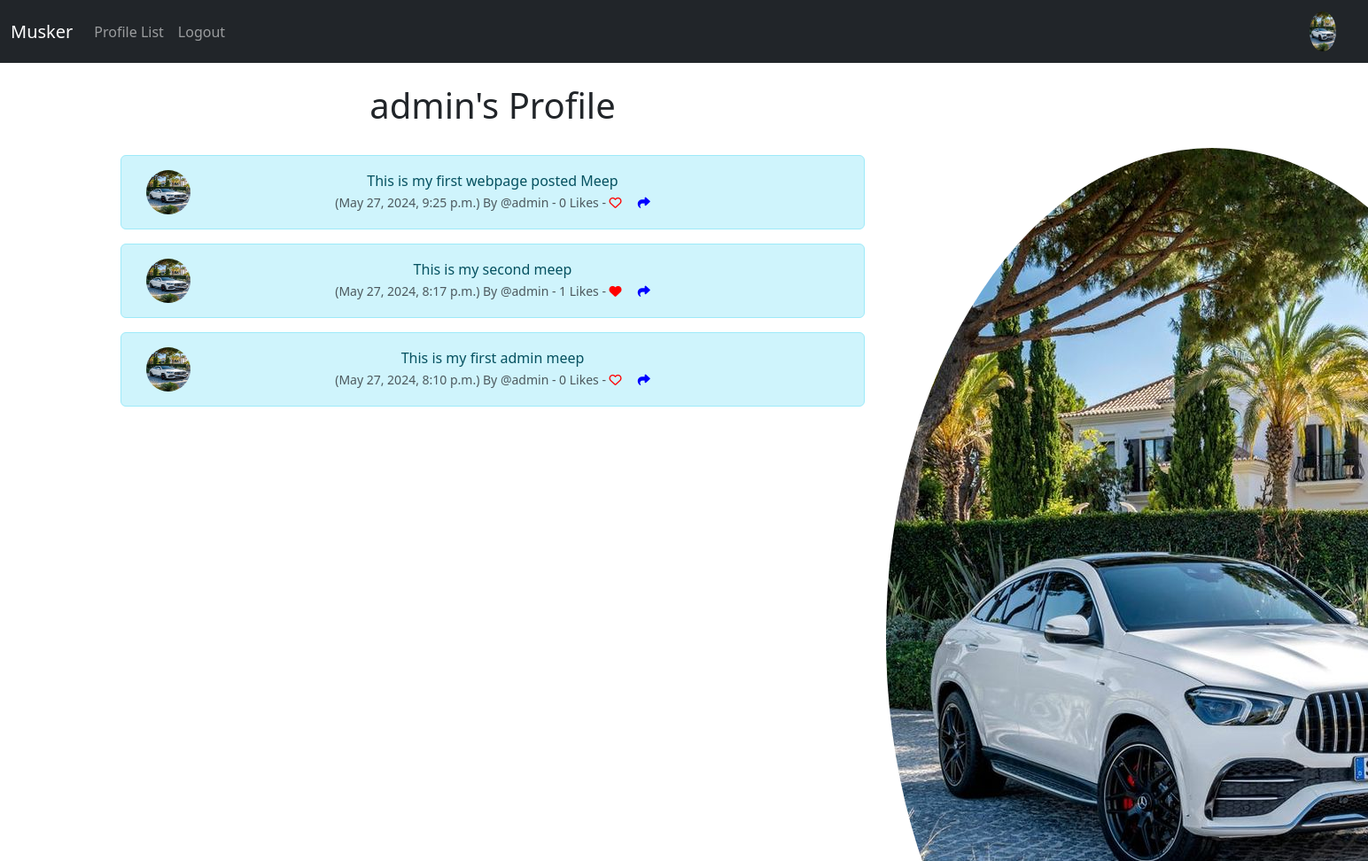
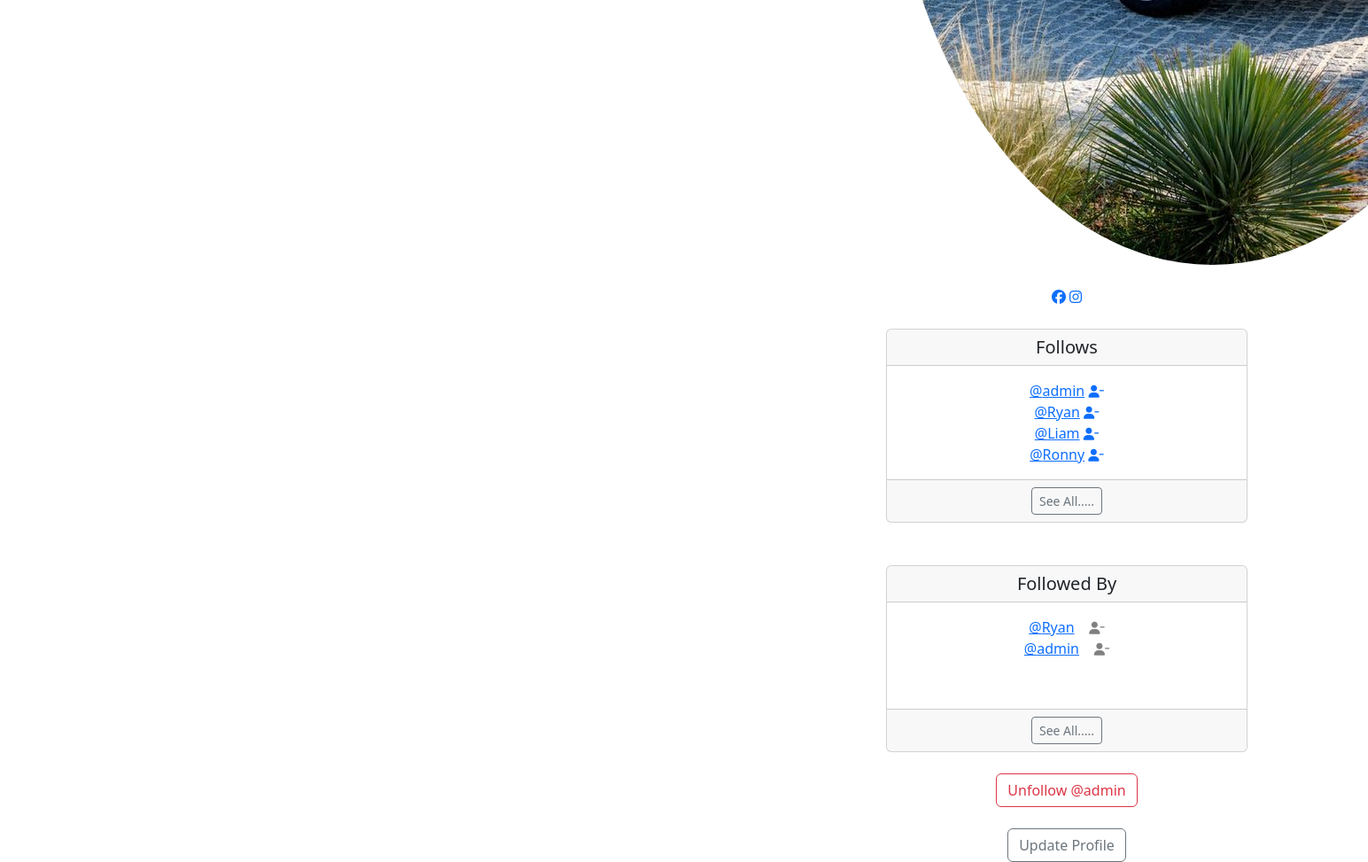
Screenshot of /profile/1 (signed in) with the database file from the repository (2 pictures, top to bottom).
### musker/models.py (models this page shows, shortened)
class Profile(models.Model):
    user = models.OneToOneField(User, on_delete=models.CASCADE)
    follows = models.ManyToManyField("self", related_name="followed_by", symmetrical=False, blank=True)
    date_modified = models.DateTimeField(User, auto_now=True)
    profile_image = models.ImageField(null=True, blank=True, upload_to="images/")
    profile_bio = models.CharField(null=True, blank=True, max_length=500)
    homepage_link = models.CharField(null=True, blank=True, max_length=100)
    facebook_link = models.CharField(null=True, blank=True, max_length=100)
    instagram_link = models.CharField(null=True, blank=True, max_length=100)
    linkedin_link = models.CharField(null=True, blank=True, max_length=100)
    def __str__(self):
        return self.user.username

class Meep(models.Model):
    user = models.ForeignKey(User, related_name="meeps", on_delete=models.DO_NOTHING)
    body = models.CharField(max_length=200)
    created_at = models.DateTimeField(auto_now_add=True)
    likes = models.ManyToManyField(User, related_name="meep_like", blank=True)
    def number_of_likes(self):
        return self.likes.count()

### musker/views.py (the view, shortened to what this page needs)
# urls.py: path('profile/<int:pk>', views.profile, name='profile'),
def profile(request, pk):
    if request.user.is_authenticated:
        profile = Profile.objects.get(user_id=pk)
        meeps = Meep.objects.filter(user=pk).order_by("-created_at")
        return render(request, "profile.html", {"profile":profile, "meeps":meeps})
    else:
        messages.success(request, ("You Must Be Logged in To View this Page"))
        return redirect('home')

### musker/templates/profile.html (shortened to what this page needs)
{% extends 'base.html' %}
{% load static %}
{% block content %}
{% if profile %}
    <div class="container text-center">
        <div class="row">
            <div class="col-8">
                <h1>{{ profile.user.username}}'s Profile</h1>
                <br>
                {% if meeps %}
                    {% for meep in meeps %}
                        <div class="alert alert-info" role="alert">
                            <div class="container">
                                <div class="row">
                                    <div class="col-1">
                                        {% if profile.profile_image %}
                                        <img src="{{ profile.profile_image.url }}" width=50 height=50 class="rounded-circle" alt="{{ profile.user.username}}">
                                        {% else %}
                                        <img src="{% static 'images/default_profile_pic.png' %}" width=50 height=50 class="rounded-circle" alt="{{ profile.user.username}}">
                                        {% endif %}
                                    </div>
                                    <div class="col-10">
                            {{ meep.body }}<br>
                            <small class="text-muted">
                                ({{ meep.created_at }}) By
                                @{{ meep.user.username }}
                                - {{ meep.number_of_likes }} Likes -
                                {% if user in meep.likes.all %}
                                <a href="{% url 'meep_like' meep.id %}"><i class="fa-solid fa-heart" style="color:red"></i></a>
                                {% else %}
                                <a href="{% url 'meep_like' meep.id %}"><i class="fa fa-heart-o" style="color:red"></i></a>
                                {% endif %}
                                <a href="{% url 'meep_share' meep.id %}"><i class="fa-solid fa-share" style="color:blue"></i></a>
                            </small>
                        </div><br><br>
                                   </div>
                                </div>
                            </div>
                    {% endfor %}
                {% endif %}
            </div>
            <div class="col-4">
                <br><br><br>
                {% if profile.profile_image %}
                <img src="{{ profile.profile_image.url }}" class="rounded-circle">
                <br><br>
                {% endif %}
                {% if profile.facebook_link %}
                    <a href="{{profile.facebook_link }}" target="new"><i class="fa-brands fa-facebook"></i></a>
                {% endif %}
                {% if profile.instagram_link %}
                    <a href="{{ profile.instagram_link }}" target="new"><i class="fa-brands fa-instagram"></i></a>
                {% endif %}
                <br><br>
                <div class="card">
                    <h5 class="card-header">Follows</h5>
                    <div class="card-body">
                      <p class="card-text"> {% for following in profile.follows.all %}
                        <a href="{% url 'profile' following.user.id %}">@{{ following }}</a>
                        <a href="{% url 'unfollow' following.user.id %}" ><i class="fa-solid fa-user-minus small"></i></a><br>
                    {% endfor %}</p>
                    </div>
                    <div class="card-footer">
                        <a href="{% url 'follows' profile.user.id %}" class="btn btn-sm btn-outline-secondary"  >See All.....</a>
                    </div>
                  </div>
                <br><br>
                <div class="card">
                    <h5 class="card-header">Followed By</h5>
                    <div class="card-body">
                      <p class="card-text">
                        {% for following in profile.followed_by.all %}
                        <a href="{% url 'profile' following.user.id %}">@{{ following }}</a>
                        {% if following in profile.follows.all %}
                        <a href="{% url 'follow' following.user.id %}"><i class="fa fa-user-minus small" style="color: gray;"></i></a>
                        {% else %}
                        <a href="{% url 'follow' following.user.id %}"><i class="fa fa-user-plus small" style="color: gray;"></i></a>
                        {% endif %}
                        <br>
                        {% endfor %}</p>
                        <br>
                    </div>
                    <div class="card-footer">
                        <a href="{% url 'followers' profile.user.id %}" class="btn btn-sm btn-outline-secondary"  >See All.....</a>
                    </div>
                </div>
                <br>
                <form method=POST>
                {% if profile in user.profile.follows.all %}
                    <button class="btn btn-outline-danger" name="follow" value="unfollow" type="submit">Unfollow @{{ profile.user.username }}</button>
                {% else %}
                    <button class="btn btn-outline-success" name="follow" value="follow" type="submit">follow @{{ profile.user.username }}</button>
                {% endif %}
                </form>
                <br>
                {% if request.user.id == profile.user.id %}
                    <a href="{% url 'update_user' %}" class="btn btn-outline-secondary">Update Profile</a>
                {% endif %}
            </div>
        </div>
    </div>
{% endif %}
{% endblock %}

### musker/templates/navbar.html (shortened to what this page needs)
{% load static %}
<nav class="navbar navbar-expand-lg navbar-dark bg-dark">
  <div class="container-fluid">
    <a class="navbar-brand" href="{% url 'home' %}">Musker</a>
    <div class="collapse navbar-collapse" id="navbarSupportedContent">
      <ul class="navbar-nav me-auto mb-2 mb-lg-0">
        <li class="nav-item">
          <a class="nav-link"
          href="{% url 'profile_list' %}">Profile List</a>
        </li>
        {% if user.is_authenticated %}
        <li class="nav-item">
          <a class="nav-link"
          href="{% url 'logout' %}">Logout</a>
        </li>
        {% endif %}
      </ul>
      {% if user.is_authenticated %}
        <ul class="navbar-nav ml-auto">
          <li class="nav-link navbar-brand">
            <a href="{% url 'profile' request.user.id %}">
{% if user.profile.profile_image %}
<img src="{{ user.profile.profile_image.url }}" class="rounded-circle" width=30>
{% else %}
    <img src="{% static 'images/default_profile_pic.png' %}" class="img-fluid rounded-circle" alt="Profile Image" width=30>
{% endif %}
            </a>
          </li>
        </ul>
      {% endif %}
    </div>
  </div>
</nav>

### rows the page displays
Profile: user.username "admin", profile_image (picture)
Meep: profile_image (picture), body "This is my first webpage posted Meep", created_at "May 27, 2024, 9:25 p.m.", user.username "admin", number_of_likes "0"
Meep: profile_image (picture), body "This is my second meep", created_at "May 27, 2024, 8:17 p.m.", user.username "admin", number_of_likes "1"
Meep: profile_image (picture), body "This is my first admin meep", created_at "May 27, 2024, 8:10 p.m.", user.username "admin", number_of_likes "0"
Profile: user.username "Ryan"
Profile: user.username "Liam"
Profile: user.username "Ronny"
